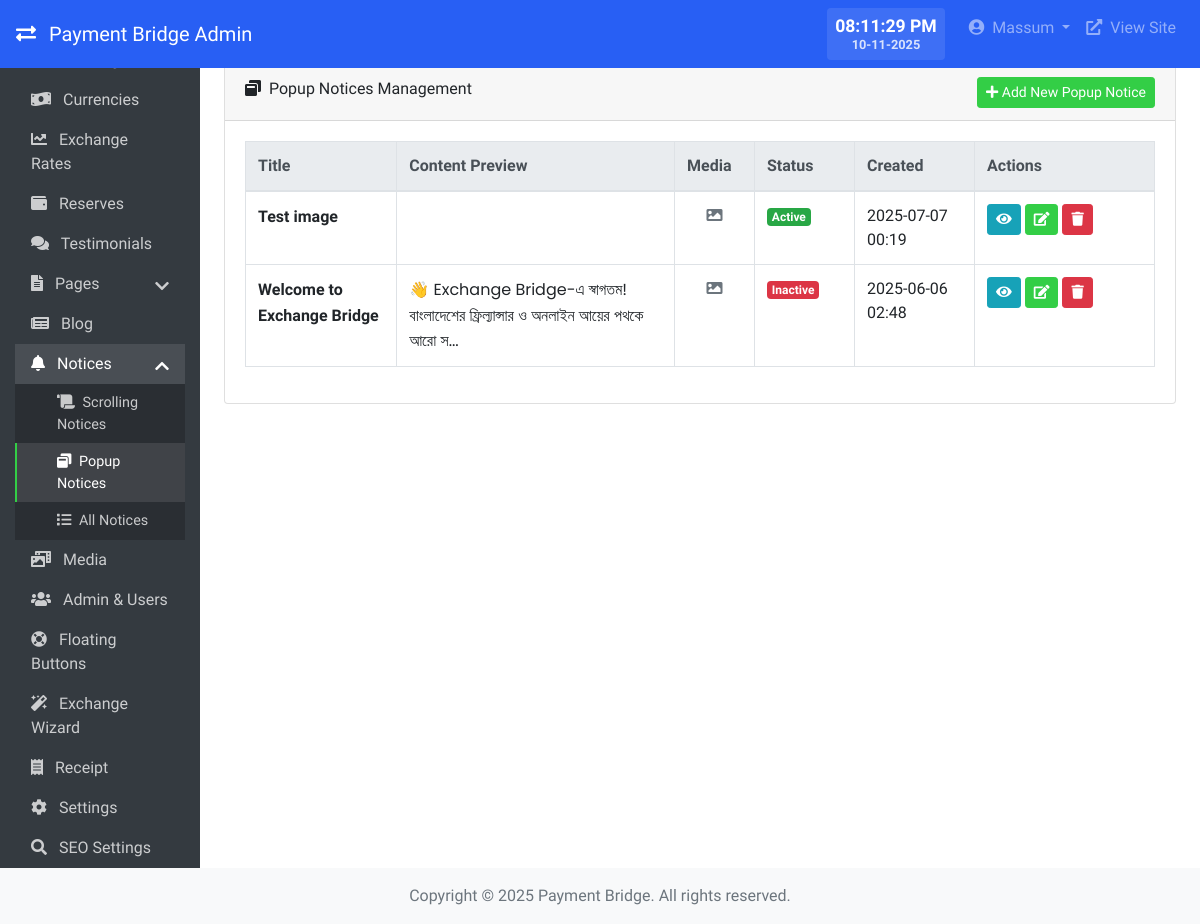
The app's page /admin/notices/popup/index.php (signed in) with its own data.
### tables this page shows
CREATE TABLE `settings` (
  `id` int(11) NOT NULL,
  `setting_key` varchar(100) NOT NULL,
  `setting_value` text DEFAULT NULL,
  `created_at` timestamp NOT NULL DEFAULT current_timestamp(),
  `updated_at` timestamp NOT NULL DEFAULT current_timestamp() ON UPDATE current_timestamp()
);

CREATE TABLE `users` (
  `id` int(11) NOT NULL,
  `username` varchar(50) NOT NULL,
  `email` varchar(100) NOT NULL,
  `password` varchar(255) NOT NULL,
  `role` enum('admin','manager','editor') NOT NULL DEFAULT 'editor',
  `status` enum('active','inactive') NOT NULL DEFAULT 'active',
  `last_login` datetime DEFAULT NULL,
  `created_at` timestamp NOT NULL DEFAULT current_timestamp(),
  `updated_at` timestamp NOT NULL DEFAULT current_timestamp() ON UPDATE current_timestamp()
);

CREATE TABLE `notices` (
  `id` int(11) NOT NULL,
  `type` enum('scrolling','popup') NOT NULL,
  `position` int(11) DEFAULT 1,
  `title` varchar(255) DEFAULT NULL,
  `content` text DEFAULT NULL,
  `image_path` varchar(255) DEFAULT NULL,
  `status` enum('active','inactive') NOT NULL DEFAULT 'active',
  `created_at` timestamp NOT NULL DEFAULT current_timestamp(),
  `updated_at` timestamp NOT NULL DEFAULT current_timestamp() ON UPDATE current_timestamp()
);

### admin/notices/popup/index.php (the view, shortened to what the rows shown need)
<?php
require_once '../../../includes/db.php';
require_once '../../../includes/functions.php';
require_once '../../../includes/auth.php';
function getFirstImageFromContent($content) {
    $dom = new DOMDocument();
    $images = $dom->getElementsByTagName('img');
    if ($images->length > 0) {
        $firstImage = $images->item(0);
        return $firstImage->getAttribute('src');
    }
    return null;
}
$db = Database::getInstance();
$popupNotices = $db->getRows("SELECT * FROM notices WHERE type = 'popup' ORDER BY created_at DESC");
include '../../includes/header.php';
?>
<div class="card mb-4">
    <div class="card-body">
        <div class="table-responsive">
            <table class="table table-bordered table-hover" width="100%" cellspacing="0">
                <thead class="thead-light">
                    <tr>
                        <th>Title</th>
                        <th>Content Preview</th>
                        <th width="80">Media</th>
                        <th width="100">Status</th>
                        <th width="120">Created</th>
                        <th width="180">Actions</th>
                    </tr>
                </thead>
                <tbody>
                    <?php if (count($popupNotices) > 0): ?>
                    <?php foreach ($popupNotices as $notice): ?>
                    <tr>
                        <td class="notice-content">
                            <strong><?php echo $notice['title'] ? htmlspecialchars($notice['title']) : '(No title)'; ?></strong>
                        </td>
                        <td class="notice-content">
                            <?php
                            $content = strip_tags($notice['content']);
                            echo mb_substr($content, 0, 80, 'UTF-8') . (mb_strlen($content, 'UTF-8') > 80 ? '...' : '');
                            ?>
                        </td>
                        <td class="text-center">
                            <?php
                            $imageUrl = null;
                            $isVideo = false;
                            if (!empty($notice['image_path'])) {
                                $imageUrl = SITE_URL . '/assets/uploads/notices/' . $notice['image_path'];
                                $extension = strtolower(pathinfo($notice['image_path'], PATHINFO_EXTENSION));
                                $isVideo = in_array($extension, ['mp4', 'webm', 'ogg']);
                            } else {
                                $imageUrl = getFirstImageFromContent($notice['content']);
                                if ($imageUrl) {
                                    $extension = strtolower(pathinfo(parse_url($imageUrl, PHP_URL_PATH), PATHINFO_EXTENSION));
                                    $isVideo = in_array($extension, ['mp4', 'webm', 'ogg']);
                                }
                            }
                            ?>
                            <?php if ($imageUrl): ?>
                                <?php if ($isVideo): ?>
                                    <video class="media-preview" muted>
                                        <source src="<?php echo $imageUrl; ?>" type="video/<?php echo $extension; ?>">
                                    </video>
                                <?php else: ?>
                                    <span class="text-muted" style="display: none;"><i class="fas fa-image"></i></span>
                                <?php endif; ?>
                            <?php else: ?>
                                <span class="text-muted"><i class="fas fa-image"></i></span>
                            <?php endif; ?>
                        </td>
                        <td>
                            <span class="badge badge-<?php echo $notice['status'] === 'active' ? 'success' : 'danger'; ?>">
                                <?php echo ucfirst($notice['status']); ?>
                            </span>
                        </td>
                        <td><?php echo date('Y-m-d H:i', strtotime($notice['created_at'])); ?></td>
                        <td>
                            <a href="view.php?id=<?php echo $notice['id']; ?>" class="btn btn-info btn-sm" title="Preview">
                                <i class="fas fa-eye"></i>
                            </a>
                            <a href="edit.php?id=<?php echo $notice['id']; ?>" class="btn btn-primary btn-sm" title="Edit">
                                <i class="fas fa-edit"></i>
                            </a>
                            <a href="delete.php?id=<?php echo $notice['id']; ?>" class="btn btn-danger btn-sm delete-confirm" title="Delete">
                                <i class="fas fa-trash"></i>
                            </a>
                        </td>
                    </tr>
                    <?php endforeach; ?>
                    <?php endif; ?>
                </tbody>
            </table>
        </div>
    </div>
</div>
<?php include '../../includes/footer.php'; ?>

### admin/includes/header.php (shortened to what the rows shown need)
<?php
$user = Auth::getUser();
?>
<!DOCTYPE html>
<html lang="en">
<head>
    <link href="https://stackpath.bootstrapcdn.com/bootstrap/4.5.2/css/bootstrap.min.css" rel="stylesheet">
    <link rel="stylesheet" href="https://cdnjs.cloudflare.com/ajax/libs/font-awesome/5.15.3/css/all.min.css">
    <link rel="stylesheet" href="<?php echo ADMIN_URL; ?>/assets/css/admin.css">
</head>
<body>
    <nav class="navbar navbar-expand-lg navbar-dark bg-dark fixed-top">
        <a class="navbar-brand" href="<?php echo ADMIN_URL; ?>/index.php">
            <i class="fas fa-exchange-alt mr-2"></i>
            <?php echo getSetting('site_name', SITE_NAME); ?> Admin
        </a>
        <div class="collapse navbar-collapse" id="navbarNav">
            <ul class="navbar-nav ml-auto">
                <li class="nav-item dropdown">
                    <a class="nav-link dropdown-toggle" href="#" id="navbarDropdown" role="button" data-toggle="dropdown" aria-haspopup="true" aria-expanded="false">
                        <i class="fas fa-user-circle mr-1"></i> <?php echo htmlspecialchars($user['username']); ?>
                    </a>
                </li>
            </ul>
        </div>
    </nav>
    <div class="container-fluid">
        <div class="row">
            <main role="main" class="col-md-10 ml-sm-auto px-4 content">

### admin/includes/footer.php (shortened to what the rows shown need)
</main>
        </div>
    </div>
    <footer class="footer mt-auto py-3 bg-light">
        <div class="container-fluid text-center">
            <span class="text-muted">Copyright &copy; <?php echo date('Y'); ?> <?php echo getSetting('site_name', SITE_NAME); ?>. All rights reserved.</span>
        </div>
    </footer>
</body>
</html>

### records on screen
settings: setting_value "Payment Bridge"
users: username "Massum"
notices: title "Test image", status "Active", created_at "2025-07-07 00:19"
notices: title "Welcome to Exchange Bridge", content "👋 Exchange Bridge-এ স্বাগতম! বাংলাদেশের ফ্রিল্যান্সার ও অনলাইন আয়ের পথকে আরো স", status "Inactive", created_at "2025-06-06 02:48"
